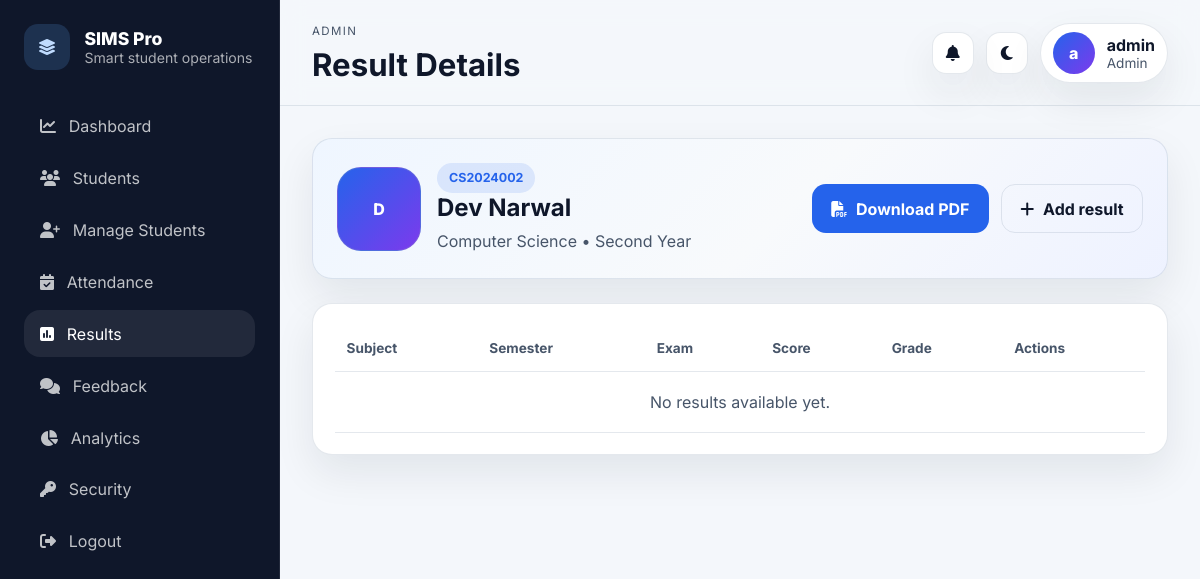
The page /results/student/2 (signed in) on the database its author committed.
### tables this page shows
CREATE TABLE students (
                id          INTEGER PRIMARY KEY AUTOINCREMENT,
                student_id  TEXT UNIQUE NOT NULL,
                name        TEXT NOT NULL,
                email       TEXT,
                dob         TEXT,
                gender      TEXT,
                department  TEXT NOT NULL,
                year        TEXT NOT NULL,
                status      TEXT DEFAULT 'Active',
                address     TEXT,
                enroll_date TEXT,
                created_at  TIMESTAMP DEFAULT CURRENT_TIMESTAMP
            , assigned_teacher_id INTEGER, profile_image TEXT);

### app.py (the view)
@app.route("/results/student/<int:student_id>")
@login_required
def student_results(student_id):
    student = student_or_404(student_id)
    if session.get("role") == "student" and student_id != session.get("student_db_id"):
        abort(403)
    rows = db().execute(
        "SELECT * FROM results WHERE student_id=? ORDER BY datetime(created_at) DESC",
        (student_id,),
    ).fetchall()
    return render_template("student_results.html", student=student, rows=rows, grade_color=grade_color)

### app.py (called while the page is built)
def db():
    if "db" not in g:
        g.db = sqlite3.connect(app.config["DATABASE"])
        g.db.row_factory = sqlite3.Row
        g.db.execute("PRAGMA foreign_keys = ON")
    return g.db

def csrf_token():
    if "_csrf_token" not in session:
        session["_csrf_token"] = secrets.token_urlsafe(32)
    return session["_csrf_token"]

@app.before_request
def setup_req():
    session.permanent = True
    if request.method in {"POST", "PUT", "PATCH", "DELETE"}:
        token = request.form.get("csrf_token") or request.headers.get("X-CSRFToken")
        if token != session.get("_csrf_token"):
            abort(400, description="Invalid CSRF token.")

@app.context_processor
def inject_globals():
    return {
        "current_role": session.get("role"),
        "app_name": "SIMS Pro",
        "global_notifications": build_notifications() if session.get("role") else [],
    }

def visible_clause(alias="students"):
    role = session.get("role")
    if role == "admin":
        return "1=1", []
    if role == "teacher":
        return f"{alias}.assigned_teacher_id = ?", [session["user_id"]]
    if role == "student":
        return f"{alias}.id = ?", [session["student_db_id"]]
    return "1=0", []

def student_or_404(student_id):
    where, params = visible_clause("students")
    row = db().execute(
        f"""
        SELECT students.*, users.full_name AS teacher_name, users.email AS teacher_email
        FROM students
        LEFT JOIN users ON users.id = students.assigned_teacher_id
        WHERE students.id = ? AND {where}
        """,
        [student_id] + params,
    ).fetchone()
    if not row:
        abort(404)
    return row

def login_required(fn):
    @wraps(fn)
    def wrap(*a, **kw):
        if "user_id" not in session:
            flash("Please log in to continue.", "error")
            return redirect(url_for("login"))
        return fn(*a, **kw)
    return wrap

### templates/student_results.html (shortened to what this page needs)
{% extends "base.html" %}
{% block page_heading %}Result Details{% endblock %}
{% block content %}
<section class="profile-hero"><div class="profile-summary"><div class="profile-image profile-image--fallback">{{ student.name[0] }}</div><div><span class="badge">{{ student.student_id }}</span><h2>{{ student.name }}</h2><p>{{ student.department }} • {{ student.year }}</p></div></div><div class="hero-actions"><a class="btn btn-primary" href="{{ url_for('report_card_pdf', student_id=student.id) }}"><i class="fa-solid fa-file-pdf"></i><span>Download PDF</span></a>{% if current_role in ['admin','teacher'] %}<a class="btn btn-secondary" href="{{ url_for('add_result', student_id=student.id) }}"><i class="fa-solid fa-plus"></i><span>Add result</span></a>{% endif %}</div></section>
<section class="panel"><div class="table-wrap"><table class="data-table"><thead><tr><th>Subject</th><th>Semester</th><th>Exam</th><th>Score</th><th>Grade</th>{% if current_role in ['admin','teacher'] %}<th>Actions</th>{% endif %}</tr></thead><tbody>{% for row in rows %}<tr><td>{{ row.subject }}</td><td>{{ row.semester }}</td><td>{{ row.exam_type }}</td><td>{{ row.marks_obtained }} / {{ row.max_marks }}</td><td><span class="grade-chip" style="background: {{ grade_color(row.grade) }}">{{ row.grade }}</span></td>{% if current_role in ['admin','teacher'] %}<td class="actions-inline"><a class="icon-btn" href="{{ url_for('edit_result', result_id=row.id) }}"><i class="fa-solid fa-pen"></i></a><form method="post" action="{{ url_for('delete_result', result_id=row.id) }}" onsubmit="return confirm('Delete this result?');"><input type="hidden" name="csrf_token" value="{{ csrf_token() }}"><button class="icon-btn" type="submit"><i class="fa-solid fa-trash"></i></button></form></td>{% endif %}</tr>{% else %}<tr><td colspan="6" class="empty">No results available yet.</td></tr>{% endfor %}</tbody></table></div></section>
{% endblock %}

### static/style.css (style rules this page uses)
:root { --bg: #f4f7fb; --bg-elevated: #ffffff; --bg-accent: linear-gradient(135deg, #eff6ff, #f8fafc 55%, #eef2ff); --text: #0f172a; --text-soft: #475569; --border: rgba(148, 163, 184, 0.25); --primary: #2563eb; --primary-strong: #1d4ed8; --primary-soft: rgba(37, 99, 235, 0.12); --success: #059669; --danger: #dc2626; --warning: #d97706; --shadow: 0 18px 40px rgba(15, 23, 42, 0.08); --radius: 20px; --sidebar-width: 280px; }
* { box-sizing: border-box; }
body { margin: 0; font-family: 'Inter', sans-serif; background: var(--bg); color: var(--text); }
a { color: inherit; text-decoration: none; }
p { margin: 0; color: var(--text-soft); line-height: 1.6; }
.badge { display: inline-flex; align-items: center; gap: 0.4rem; padding: 0.45rem 0.75rem; border-radius: 999px; background: var(--primary-soft); color: var(--primary); font-size: 0.78rem; font-weight: 700; }
.user-pill__avatar, .profile-image--fallback { width: 42px; height: 42px; border-radius: 50%; display: grid; place-items: center; background: linear-gradient(135deg, var(--primary), #7c3aed); color: white; font-weight: 800; }
.panel, .hero-card, .profile-hero, .auth-panel, .stat-card, .notice, .flash { background: var(--bg-elevated); border: 1px solid var(--border); border-radius: var(--radius); box-shadow: var(--shadow); }
.hero-card, .profile-hero { padding: 1.5rem; display: flex; justify-content: space-between; gap: 1rem; align-items: center; background: var(--bg-accent); }
.hero-card h2, .profile-hero h2, .panel h3, .auth-panel h2 { margin: 0 0 0.45rem; }
.hero-actions, .form-actions { display: flex; gap: 0.75rem; flex-wrap: wrap; }
.panel { padding: 1.35rem; }
.table-wrap { overflow: auto; }
.data-table { width: 100%; border-collapse: collapse; min-width: 760px; }
.data-table th, .data-table td { padding: 0.9rem 0.75rem; border-bottom: 1px solid var(--border); vertical-align: top; }
.data-table th { text-align: left; color: var(--text-soft); font-size: 0.85rem; font-weight: 700; }
.empty { text-align: center; color: var(--text-soft); padding: 1.25rem !important; }
.btn { display: inline-flex; align-items: center; gap: 0.55rem; justify-content: center; padding: 0.85rem 1.15rem; border-radius: 14px; border: 1px solid transparent; font-weight: 700; }
.btn-primary { background: var(--primary); color: white; }
.btn-secondary { background: transparent; border-color: var(--border); color: var(--text); }
.profile-summary { display: flex; align-items: center; gap: 1rem; }
.profile-image { width: 84px; height: 84px; border-radius: 24px; object-fit: cover; border: 1px solid var(--border); }

### rows shown on the page
students: name "D", student_id "CS2024002", name "Dev Narwal", department "Computer Science", year "Second Year"

### other values the page prints
{{ app_name }} "SIMS Pro"
{{ current_role|title }} "ADMIN"
{{ (session.get('display_name') or 'U')[0] }} "a"
{{ session.get('display_name') }} "admin"
{{ current_role|title }} "Admin"
